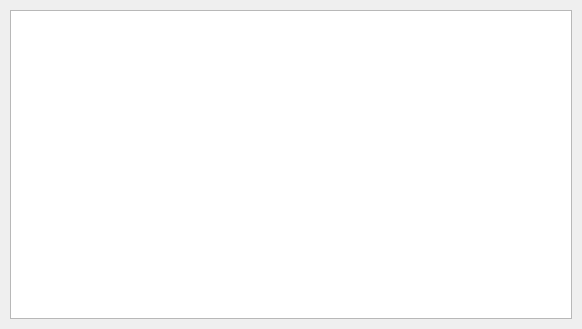
<?xml version="1.0" encoding="UTF-8"?>
<ui version="4.0">
 <class>DebugView</class>
 <widget class="QDialog" name="DebugView">
  <property name="geometry">
   <rect>
    <x>0</x>
    <y>0</y>
    <width>582</width>
    <height>329</height>
   </rect>
  </property>
  <property name="sizePolicy">
   <sizepolicy hsizetype="Preferred" vsizetype="Preferred">
    <horstretch>0</horstretch>
    <verstretch>0</verstretch>
   </sizepolicy>
  </property>
  <property name="windowTitle">
   <string>TextShredder Debug Window</string>
  </property>
  <layout class="QGridLayout" name="gridLayout_2">
   <property name="margin">
    <number>10</number>
   </property>
   <item row="0" column="0">
    <layout class="QGridLayout" name="gridLayout">
     <property name="sizeConstraint">
      <enum>QLayout::SetDefaultConstraint</enum>
     </property>
     <property name="margin">
      <number>0</number>
     </property>
     <property name="spacing">
      <number>-1</number>
     </property>
     <item row="0" column="0">
      <widget class="QTextEdit" name="debugField">
       <property name="readOnly">
        <bool>true</bool>
       </property>
      </widget>
     </item>
    </layout>
   </item>
  </layout>
 </widget>
 <resources/>
 <connections/>
</ui>
